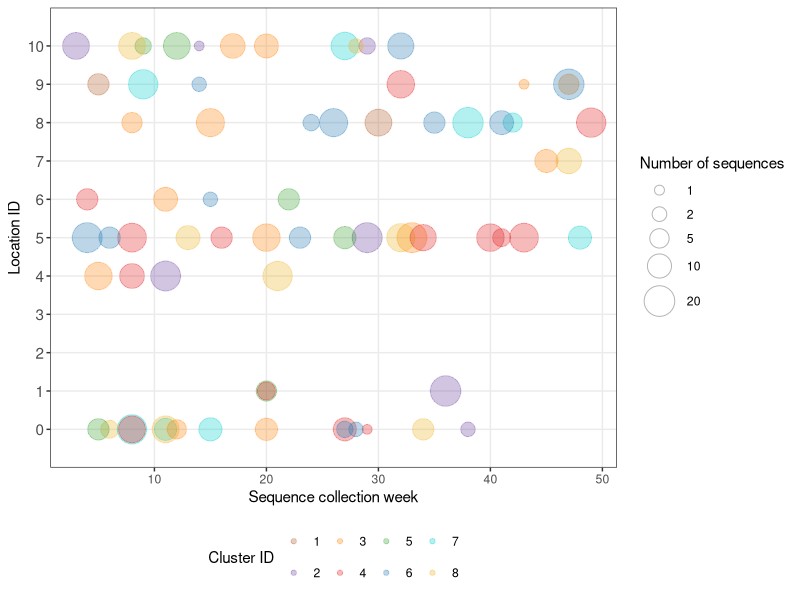

This figure's R source:
## This script illustrate how Figrue 3G can be reproduce.
## We don't share the data undelrying the Figure but provide the backbone to reproduce the figure
## from user defined data.

library(tidyverse)
library(RColorBrewer)


## Read synthetic data that have the same structure as the ones that were used to generate
## Figure 3G
df_for_plot_arbitrary_data <- read_csv('../../results/cluster_identical_sequences/synthetic_timing_large_clusters_prisons.csv')
# week: Week of sequence collection
# location_id: ID of the location (plotted on the y-axis)
# cluster_name: ID of the cluster
# n_seq: number of sequences collected for the name, that cluster and in that location

synthetic_plot <- df_for_plot_arbitrary_data %>% 
  ggplot(aes(colour = as.character(cluster_name))) +
  geom_jitter(aes(x = week, y = location_id,
                  size = n_seq, fill = as.character(cluster_name)),
              alpha = 0.3, width = 0., height = 0., shape = 21
  ) +
  scale_x_continuous(name = 'Sequence collection week') +
  scale_y_continuous(name = 'Location ID', 
                     expand = expansion(mult = c(0.1, 0.1)),
                     breaks = seq(0, 10, 1)) +
  scale_fill_manual(values = c(rev(brewer.pal(12, 'Paired')[c(1, 3, 5, 7, 9, 11) + 1]), 
                               'cyan3', 'goldenrod2'),
                    name = 'Cluster ID') +
  scale_colour_manual(values = c(rev(brewer.pal(12, 'Paired')[c(1, 3, 5, 7, 9, 11) + 1]), 
                                 'cyan3', 'goldenrod2'),
                      name = 'Cluster ID') +
  scale_size_continuous(name = 'Number of sequences',
                        breaks = c(1, 2, 5, 10, 20), 
                        range = c(3, 10)) +
  theme_bw() +
  theme(legend.position = 'bottom',
        panel.grid.minor = element_blank(),
        axis.text.y = element_text(size = 11)) +
  guides(
    colour = guide_legend(position = "bottom"),
    size   = guide_legend(position = "right")
  )

plot(synthetic_plot)
